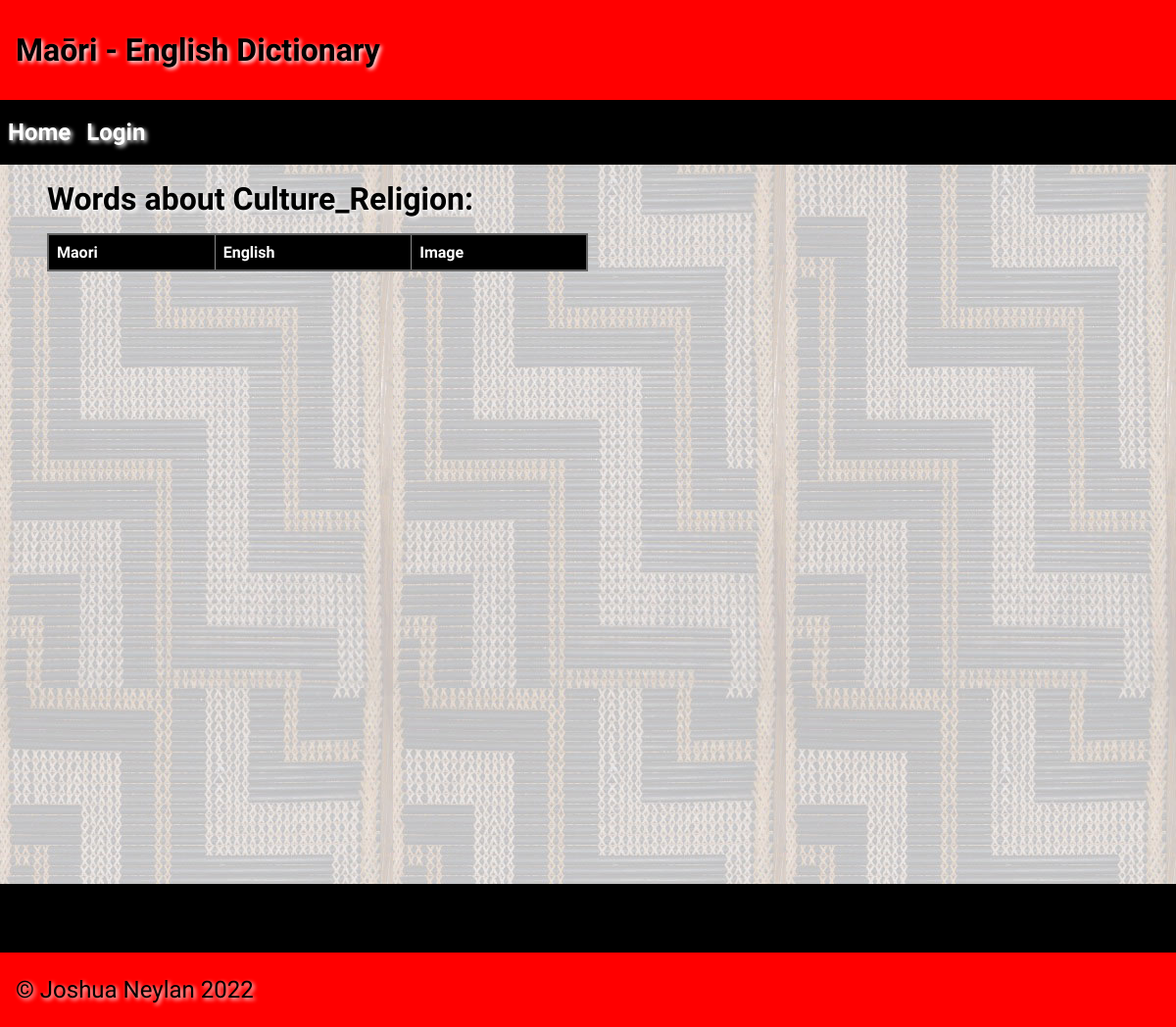
The app's page /categorys/Culture_Religion, older data.
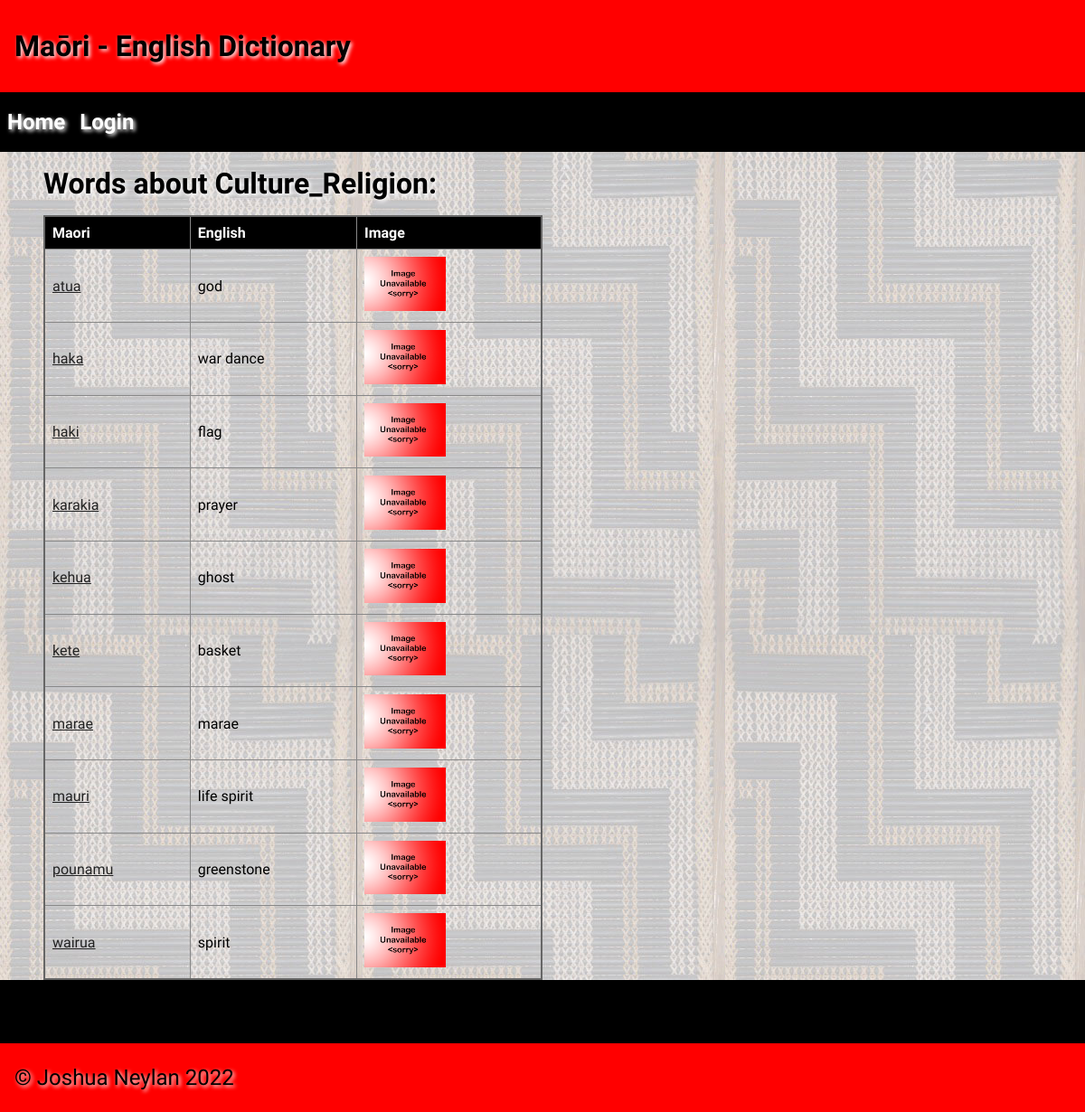
The same page, newer data.
### tables this page shows
CREATE TABLE "Dictionary"
(
    id         integer
        constraint Dictionary_pk
            primary key autoincrement,
    maori      varchar(85),
    english    varchar(100),
    category   varchar(50),
    year_level integer(13),
    image      varchar(100),
    timestamp  datetime,
    author     varchar(60),
    definition varchar(200)
);

### app.py (the view)
@app.route("/categorys/<category>")
def render_category(category):
    con = create_connection(DB_NAME)
    query = "SELECT maori, english, image, id FROM Dictionary WHERE category = ?"
    cur = con.cursor()
    cur.execute(query, (category,))
    category_words = cur.fetchall()
    updated_category_words = []
    for word_details in category_words:
        word_details_list = []
        for detail in word_details:
            word_details_list.append(detail)
        if word_details_list[2] is None:
            word_details_list[2] = "noimage.png"
        updated_category_words.append(word_details_list)
    con.close()
    return render_template("category.html", category=category, words=updated_category_words, logged_in=is_logged_in())

### app.py (called while the page is built)
def create_connection(db_file):
    try:
        connection = sqlite3.connect(db_file)
        connection.execute("pragma foreign_keys=ON")
        return connection
    except Error as e:
        print(e)
    return None

def is_logged_in():
    if session.get("email") is None:
        return False
    return True

### templates/category.html (shortened to what this page needs)
{% extends 'base.html' %}
{% block heading %}Maōri - English Dictionary{% endblock %}
{% block main %}
    <h1> Words about {{ category }}:</h1>
    <table>
         <tr>
            <th> Maori </th>
            <th> English</th>
            <th> Image </th>
        </tr>
        {% for word in words %}
            <tr>
                <td><a href = "/{{category}}/{{word[0]}}">{{word[0]}}</a> </td>
                <td>{{word[1]}}</td>
                <td><img class = "thumb" src = "../static/images/{{word[2]}}"></td>
            </tr>
        {% endfor %}
    </table>
{% endblock %}

Row changes from the older to the newer data that the page shows:
now on this page (row edited): Dictionary: maori "atua", english "god"
now on this page (row edited): Dictionary: maori "haka", english "war dance"
now on this page (row edited): Dictionary: maori "haki", english "flag"
now on this page (row edited): Dictionary: maori "karakia", english "prayer"
now on this page (row edited): Dictionary: maori "kehua", english "ghost"
now on this page (row edited): Dictionary: maori "kete", english "basket"
now on this page (row edited): Dictionary: maori "marae", english "marae"
now on this page (row edited): Dictionary: maori "mauri", english "life spirit"
now on this page (row edited): Dictionary: maori "pounamu", english "greenstone"
now on this page (row edited): Dictionary: maori "wairua", english "spirit"
